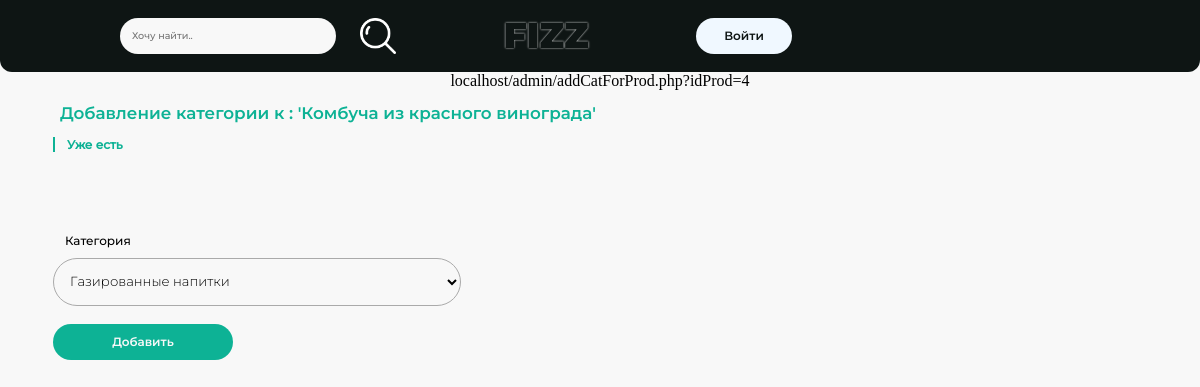
Page /admin/addCatForProd.php?idProd=4 on the earlier database version.
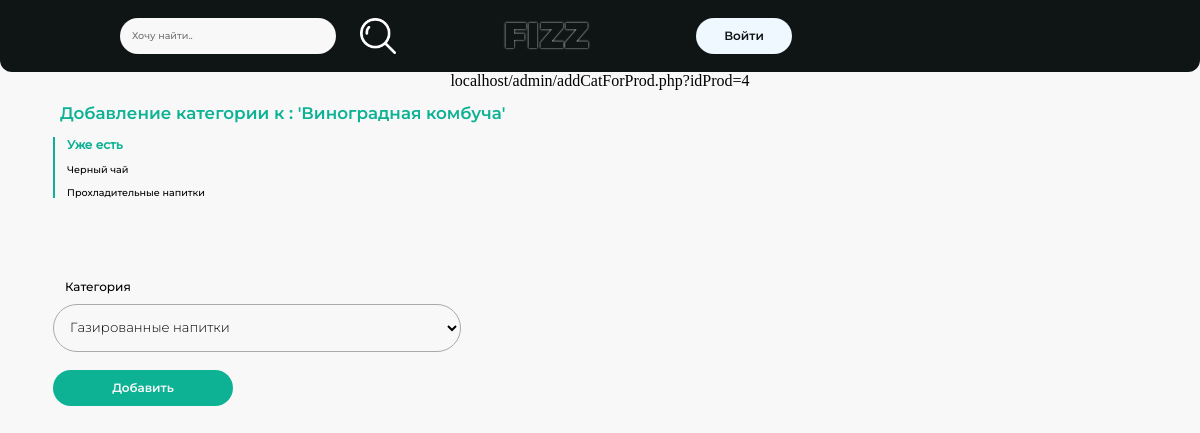
Same page on the later database version.
### tables this page shows
CREATE TABLE `products` (
  `id_product` int(11) NOT NULL,
  `name_product` varchar(37) NOT NULL,
  `desc_product` text NOT NULL,
  `image_product` varchar(200) NOT NULL,
  `exist` enum('0','1') NOT NULL DEFAULT '1'
);

### admin/addCatForProd.php (the view, shortened to what this page needs)
<?php
    include "header.php";
    $id = $_GET['idProd'];
    $nameProd = mysqli_fetch_array(mysqli_query($con, "SELECT name_product FROM products WHERE id_product=".$id));
    $alreadyHas = mysqli_fetch_all(mysqli_query($con, "SELECT DISTINCT categories.name_category FROM categories_of_products JOIN categories ON categories.id_category = categories_of_products.id_category WHERE id_product =".$id));
    $categories = mysqli_fetch_all(mysqli_query($con, "SELECT id_category, name_category FROM categories"));
?>
<div class='titleCreate'>Добавление категории к  : '<?=$nameProd[0]?>' </div>
<div id="allBlocksAddCat">
    <div id="alreadyHasCat">
        <h3>Уже есть</h3>
    <?php
        foreach($alreadyHas as $cat){
            echo "<span class='alCat'>".$cat[0]."</span>";
        }
    ?>
    </div>
    <div id='emtyAboveAcc'> </div>
    <form action='addCatProd-db.php' method='get'>
        <label class='labelCP' for='cat'>Категория</label>
        <select class='inputCP' id="selectCatProd" name='cat' id=''>
            <?php
                foreach($categories as $cat){
                    echo "<option value='".$cat[0]."'>".$cat[1]."</option>";
                }
            ?>
        </select>
        <br>
        <input id='submitCreateProd' type="submit" value="Добавить">
    </form>
</div>

Differences in the rows shown:
changed products: name_product "Комбуча из красного винограда" → "Виноградная комбуча"
Other differences:
new list line: "Черный чай"
new list line: "Прохладительные напитки"
